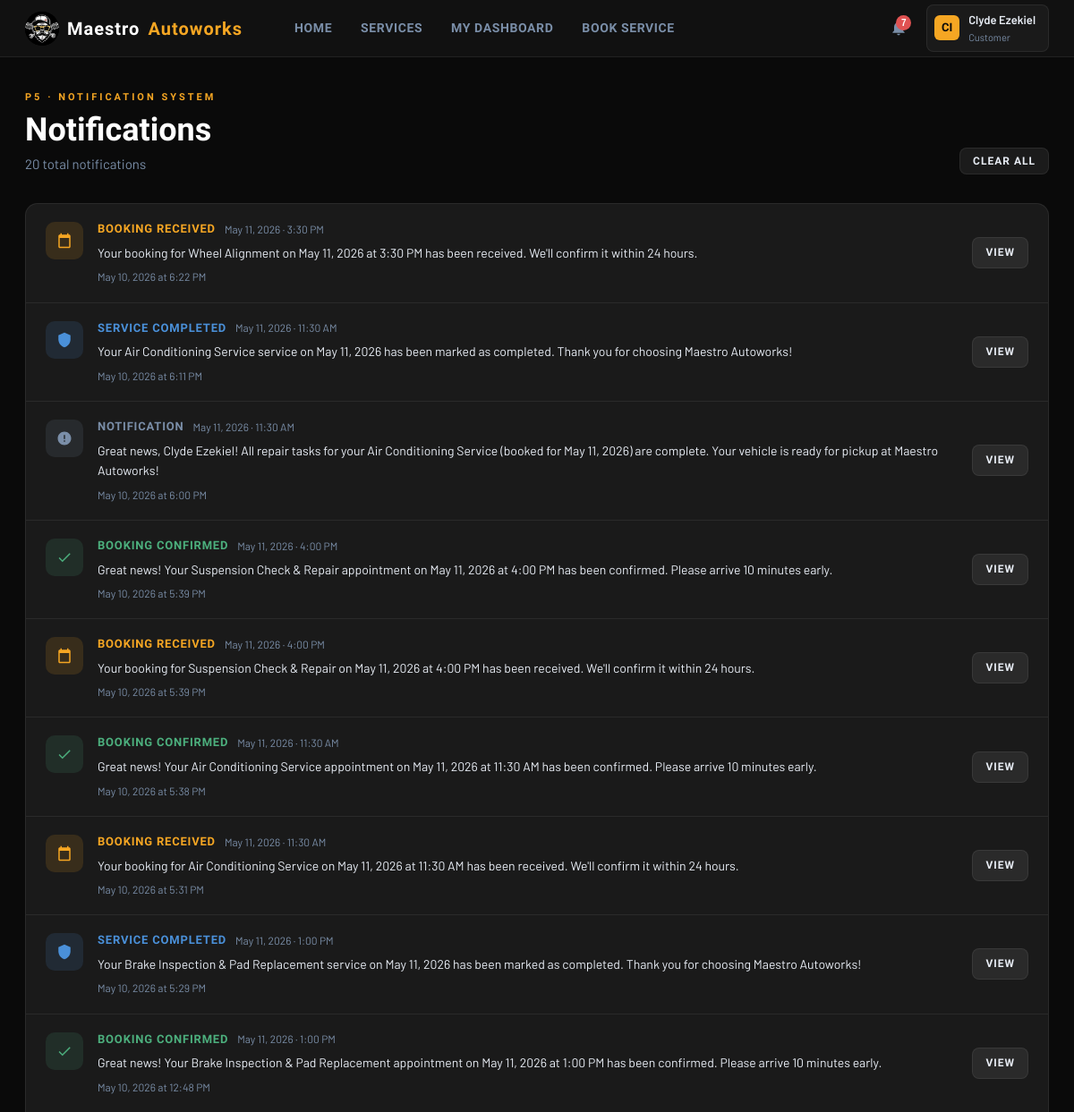
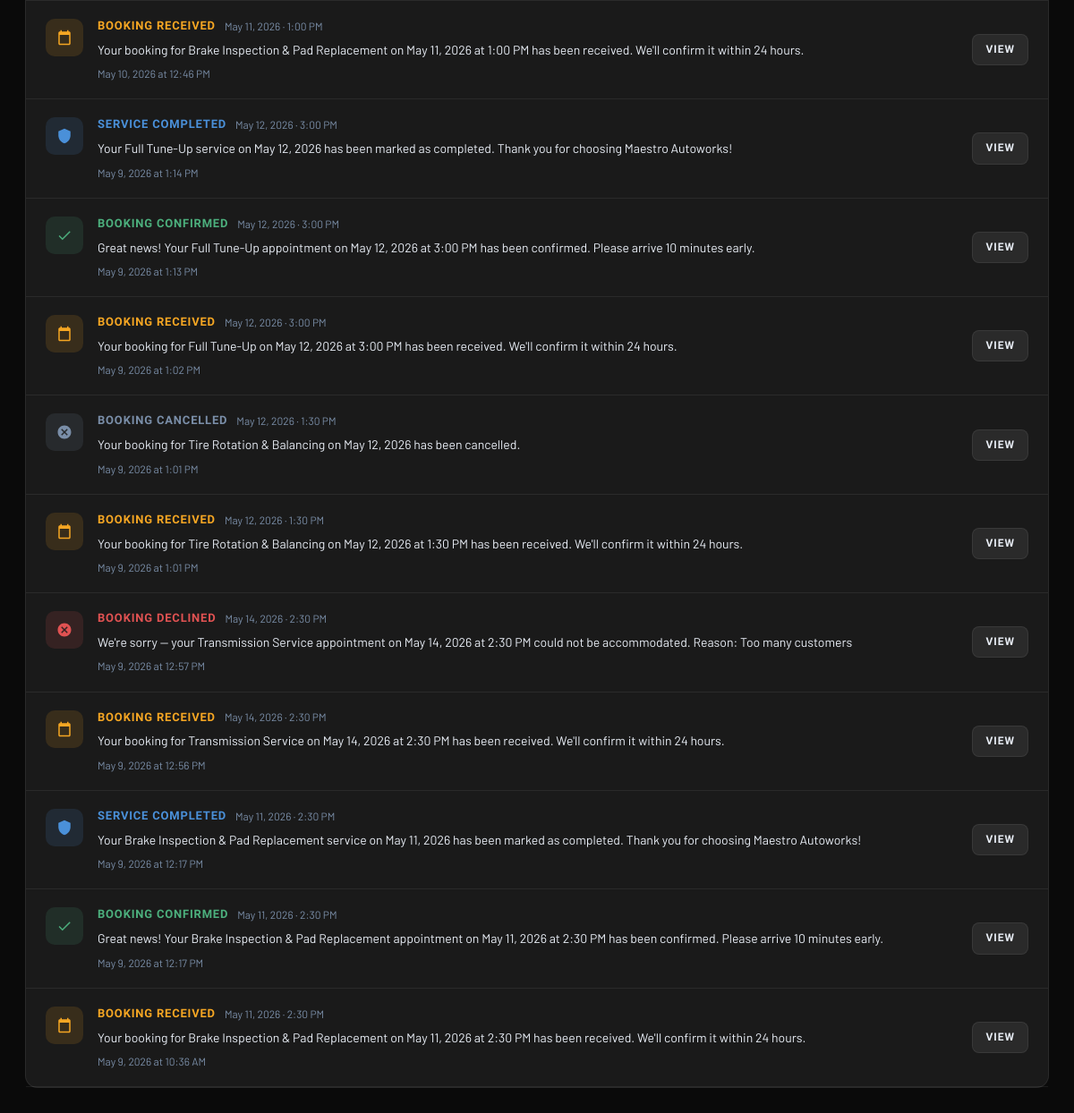
/notifications.php (signed in), run on the app's committed database (2 pictures, top to bottom).
### tables this page shows
CREATE TABLE `users` (
  `id` int(11) NOT NULL,
  `first_name` varchar(100) NOT NULL,
  `last_name` varchar(100) NOT NULL,
  `username` varchar(100) NOT NULL,
  `email` varchar(150) NOT NULL,
  `password` varchar(255) NOT NULL,
  `role` enum('customer','admin') NOT NULL DEFAULT 'customer',
  `phone` varchar(30) DEFAULT NULL,
  `created_at` timestamp NOT NULL DEFAULT current_timestamp()
);

CREATE TABLE `notifications` (
  `id` int(11) NOT NULL,
  `user_id` int(11) NOT NULL,
  `appt_id` int(11) DEFAULT NULL,
  `type` enum('booking_received','booking_confirmed','booking_declined','booking_completed','booking_cancelled','reminder','task_started','vehicle_ready') NOT NULL,
  `message` text NOT NULL,
  `is_read` tinyint(1) NOT NULL DEFAULT 0,
  `created_at` timestamp NOT NULL DEFAULT current_timestamp()
);

CREATE TABLE `appointments` (
  `id` int(11) NOT NULL,
  `user_id` int(11) NOT NULL,
  `service_id` int(11) NOT NULL,
  `vehicle_make` varchar(80) DEFAULT NULL,
  `vehicle_model` varchar(80) DEFAULT NULL,
  `vehicle_year` year(4) DEFAULT NULL,
  `plate_no` varchar(20) DEFAULT NULL,
  `appt_date` date NOT NULL,
  `appt_time` time NOT NULL,
  `notes` text DEFAULT NULL,
  `status` enum('pending','confirmed','declined','completed','cancelled') NOT NULL DEFAULT 'pending',
  `admin_notes` text DEFAULT NULL,
  `created_at` timestamp NOT NULL DEFAULT current_timestamp(),
  `updated_at` timestamp NOT NULL DEFAULT current_timestamp() ON UPDATE current_timestamp()
);

### notifications.php (the view, shortened to what this page needs)
<?php
require 'db.php';
require 'partials/header.php';
$pdo->prepare("UPDATE notifications SET is_read = 1 WHERE user_id = ?")
    ->execute([$me['id']]);
$page    = max(1, (int)($_GET['page'] ?? 1));
$perPage = 20;
$offset  = ($page - 1) * $perPage;
$countStmt = $pdo->prepare("SELECT COUNT(*) FROM notifications WHERE user_id = ?");
$countStmt->execute([$me['id']]);
$total = (int)$countStmt->fetchColumn();
$notifStmt = $pdo->prepare("
    SELECT n.*, a.appt_date, a.appt_time, s.name AS service_name
    FROM notifications n
    LEFT JOIN appointments a ON a.id = n.appt_id
    LEFT JOIN services     s ON s.id = a.service_id
    WHERE n.user_id = :user_id
    ORDER BY n.created_at DESC
    LIMIT :limit OFFSET :offset
");
$notifStmt->bindValue(':user_id', $me['id'], PDO::PARAM_INT);
$notifStmt->bindValue(':limit', (int)$perPage, PDO::PARAM_INT);
$notifStmt->bindValue(':offset', (int)$offset, PDO::PARAM_INT);
$notifStmt->execute();
$notifs = $notifStmt->fetchAll();
function notifStyle(string $type): array {
    return match($type) {
        'booking_received'  => ['#F5A623', 'M19 3h-1V1h-2v2H8V1H6v2H5c-1.1 0-2 .9-2 2v16c0 1.1.9 2 2 2h14c1.1 0 2-.9 2-2V5c0-1.1-.9-2-2-2zm0 18H5V8h14v13z'],
        'booking_confirmed' => ['#4CAF7D', 'M9 16.17L4.83 12l-1.42 1.41L9 19 21 7l-1.41-1.41z'],
        'booking_declined'  => ['#E05252', 'M12 2C6.47 2 2 6.47 2 12s4.47 10 10 10 10-4.47 10-10S17.53 2 12 2zm5 13.59L15.59 17 12 13.41 8.41 17 7 15.59 10.59 12 7 8.41 8.41 7 12 10.59 15.59 7 17 8.41 13.41 12 17 15.59z'],
        'booking_completed' => ['#4A90D9', 'M12 1L3 5v6c0 5.55 3.84 10.74 9 12 5.16-1.26 9-6.45 9-12V5l-9-4z'],
        'booking_cancelled' => ['#7A8EA8', 'M12 2C6.47 2 2 6.47 2 12s4.47 10 10 10 10-4.47 10-10S17.53 2 12 2zm5 13.59L15.59 17 12 13.41 8.41 17 7 15.59 10.59 12 7 8.41 8.41 7 12 10.59 15.59 7 17 8.41 13.41 12 17 15.59z'],
        'reminder'          => ['#F5A623', 'M12 22c1.1 0 2-.9 2-2h-4c0 1.1.9 2 2 2zm6-6V11c0-3.07-1.64-5.64-4.5-6.32V4c0-.83-.67-1.5-1.5-1.5s-1.5.67-1.5 1.5v.68C7.63 5.36 6 7.92 6 11v5l-2 2v1h16v-1l-2-2z'],
        default             => ['#7A8EA8', 'M12 2C6.48 2 2 6.48 2 12s4.48 10 10 10 10-4.48 10-10S17.52 2 12 2zm1 15h-2v-2h2v2zm0-4h-2V7h2v6z'],
    };
}
function notifLabel(string $type): string {
    return match($type) {
        'booking_received'  => 'Booking Received',
        'booking_confirmed' => 'Booking Confirmed',
        'booking_declined'  => 'Booking Declined',
        'booking_completed' => 'Service Completed',
        'booking_cancelled' => 'Booking Cancelled',
        'reminder'          => 'Reminder',
        default             => 'Notification',
    };
}
?>
<main class="page-shell">
    <div class="page-header" style="display:flex;align-items:flex-end;justify-content:space-between;flex-wrap:wrap;gap:16px;">
        <div>
            <div class="page-label">P5 · Notification System</div>
            <div class="page-title">Notifications</div>
            <div class="page-sub"><?= $total ?> total notification<?= $total!=1?'s':'' ?></div>
        </div>
        <?php if ($total > 0): ?>
            <form method="POST" action="clear_notifications.php">
                <button type="submit" class="btn btn-secondary btn-sm"
                    onclick="return confirm('Clear all notifications?')">
                    Clear All
                </button>
            </form>
        <?php endif; ?>
    </div>
    <?php if (empty($notifs)): ?>
        <div class="card">
            <div class="empty-state">
                <svg viewBox="0 0 24 24"><path d="M12 22c1.1 0 2-.9 2-2h-4c0 1.1.9 2 2 2zm6-6V11c0-3.07-1.64-5.64-4.5-6.32V4c0-.83-.67-1.5-1.5-1.5s-1.5.67-1.5 1.5v.68C7.63 5.36 6 7.92 6 11v5l-2 2v1h16v-1l-2-2z"/></svg>
                <p>You're all caught up — no notifications yet.</p>
            </div>
        </div>
    <?php else: ?>
        <div class="card" style="padding:0;">
            <?php foreach ($notifs as $n):
                [$color, $iconPath] = notifStyle($n['type']);
            ?>
            <div style="display:flex;gap:16px;padding:18px 22px;
                border-bottom:1px solid var(--border-sub);
                transition:background .15s;"
                onmouseover="this.style.background='rgba(255,255,255,0.02)'"
                onmouseout="this.style.background=''">
                <div style="flex-shrink:0;width:42px;height:42px;border-radius:10px;
                    background:<?= $color ?>22;
                    display:flex;align-items:center;justify-content:center;margin-top:2px;">
                    <svg viewBox="0 0 24 24" style="width:18px;height:18px;fill:<?= $color ?>;">
                        <path d="<?= $iconPath ?>"/>
                    </svg>
                </div>
                <div style="flex:1;min-width:0;">
                    <div style="display:flex;align-items:center;gap:10px;margin-bottom:5px;flex-wrap:wrap;">
                        <span style="font-family:'Barlow Condensed',sans-serif;font-size:13px;
                            font-weight:700;letter-spacing:.8px;text-transform:uppercase;color:<?= $color ?>;">
                            <?= notifLabel($n['type']) ?>
                        </span>
                        <?php if ($n['appt_date']): ?>
                            <span style="font-size:12px;color:var(--muted);">
                                <?= date('M j, Y', strtotime($n['appt_date'])) ?>
                                <?= $n['appt_time'] ? '· '.date('g:i A', strtotime($n['appt_time'])) : '' ?>
                            </span>
                        <?php endif; ?>
                    </div>
                    <div style="font-size:14px;color:var(--text);line-height:1.6;">
                        <?= htmlspecialchars($n['message']) ?>
                    </div>
                    <div style="font-size:12px;color:var(--muted);margin-top:6px;">
                        <?= date('F j, Y \a\t g:i A', strtotime($n['created_at'])) ?>
                    </div>
                </div>
                <?php if ($n['appt_id']): ?>
                <div style="flex-shrink:0;align-self:center;">
                    <a href="<?= $me['role']==='admin' ? 'admin_appointments.php' : 'dashboard.php' ?>"
                       class="btn btn-secondary btn-sm">View</a>
                </div>
                <?php endif; ?>
            </div>
            <?php endforeach; ?>
        </div>
    <?php endif; ?>
</main>
<?php require 'partials/footer.php'; ?>

### partials/header.php (shortened to what this page needs)
<?php
$currentUser = $pdo->prepare("SELECT id, first_name, last_name, username, role FROM users WHERE id = ?");
$currentUser->execute([$_SESSION['user_id']]);
$me = $currentUser->fetch();
$unreadStmt = $pdo->prepare("SELECT COUNT(*) FROM notifications WHERE user_id = ? AND is_read = 0");
$unreadStmt->execute([$me['id']]);
$unreadCount = (int)$unreadStmt->fetchColumn();
$initials = strtoupper(substr($me['first_name'],0,1) . substr($me['last_name'],0,1));
$isAdmin  = ($me['role'] === 'admin');
$currentPage = basename($_SERVER['PHP_SELF'], '.php');
?>
<!DOCTYPE html>
<html lang="en">
<head>
    <link rel="stylesheet" href="app.css">
</head>
<body>
<div class="app-body">
<header class="topbar">
    <a href="<?= $isAdmin ? 'admin_dashboard.php' : 'dashboard.php' ?>" class="topbar-logo">
        <div class="logo-badge">
            <img src="logo.png" alt="Maestro Autoworks Logo">
        </div>
        Maestro<span style="color:var(--yellow)">Autoworks</span>
    </a>
    <nav class="topbar-nav">
        <?php if ($isAdmin): ?>
            <a href="admin_dashboard.php"    class="<?= $currentPage==='admin_dashboard'    ?'active':'' ?>">Dashboard</a>
            <a href="admin_appointments.php" class="<?= $currentPage==='admin_appointments' ?'active':'' ?>">Appointments</a>
            <a href="admin_services.php"     class="<?= $currentPage==='admin_services'     ?'active':'' ?>">Services</a>
            <a href="admin_reports.php"      class="<?= $currentPage==='admin_reports'      ?'active':'' ?>">Reports</a>
            <a href="admin_pms.php"          class="<?= $currentPage==='admin_pms'          ?'active':'' ?>">Repair Tracker</a>
        <?php else: ?>
            <a href="home.php"      class="<?= $currentPage==='home'      ?'active':'' ?>">Home</a>
            <a href="services.php"  class="<?= $currentPage==='services'  ?'active':'' ?>">Services</a>
            <a href="dashboard.php" class="<?= $currentPage==='dashboard' ?'active':'' ?>">My Dashboard</a>
            <a href="book.php"      class="<?= $currentPage==='book'      ?'active':'' ?>">Book Service</a>
        <?php endif; ?>
    </nav>
    <div class="topbar-right">
        <div style="position:relative;">
            <button class="notif-btn" id="notifBtn" aria-label="Notifications">
                <?php if ($unreadCount > 0): ?>
                    <span class="notif-badge"><?= $unreadCount > 9 ? '9+' : $unreadCount ?></span>
                <?php endif; ?>
            </button>
        </div>
        <div style="position:relative;">
            <div class="user-chip" id="userChip">
                <div class="user-avatar"><?= $initials ?></div>
                <div>
                    <div class="user-name"><?= htmlspecialchars($me['first_name']) ?></div>
                    <div class="user-role"><?= ucfirst($me['role']) ?></div>
                </div>
            </div>
        </div>
    </div>
</header>

### app.css (style rules this page uses)
*, *::before, *::after { box-sizing: border-box; margin: 0; padding: 0; }
:root { --yellow: #F5A623; --yellow-dk: #D4891A; --yellow-lt: rgba(245,166,35,0.12); --navy: #0a0a0a; --black: #0a0a0a; --black-mid: #111111; --black-card: #1a1a1a; --black-input:#2a2a2a; --black-ele: #222222; --navy-mid: #111111; --navy-card: #1a1a1a; --navy-input: #2a2a2a; --border: rgba(245,166,35,0.22); --border-sub: rgba(255,255,255,0.07); --text: #E8EDF5; --muted: #7A8EA8; --white: #ffffff; --danger: #E05252; --danger-lt: rgba(224,82,82,0.12); --success: #4CAF7D; --success-lt: rgba(76,175,125,0.12); --warning: #F5A623; --info: #4A90D9; --info-lt: rgba(74,144,217,0.12); --sidebar-w: 260px; --topbar-h: 64px; }
html, body { min-height: 100%; font-family: 'Barlow', sans-serif; background: var(--black); color: var(--text); font-size: 15px; line-height: 1.6; }
a { color: var(--yellow); text-decoration: none; }
.topbar { position: fixed; top: 0; left: 0; right: 0; z-index: 100; height: var(--topbar-h); background: var(--black-mid); border-bottom: 1px solid var(--border-sub); display: flex; align-items: center; padding: 0 28px; gap: 20px; }
.topbar-logo { font-family: 'Barlow Condensed', sans-serif; font-size: 20px; font-weight: 800; letter-spacing: 1px; color: var(--white); display: flex; align-items: center; gap: 9px; text-decoration: none; white-space: nowrap; }
.topbar-logo .logo-badge { width: 38px; height: 38px; display: flex; align-items: center; justify-content: center; overflow: hidden; border-radius: 50%; background: #000; flex-shrink: 0; }
.topbar-logo .logo-badge img { width: 38px; height: 38px; object-fit: cover; display: block; }
.topbar-nav { display: flex; align-items: center; gap: 4px; margin-left: 24px; flex: 1; }
.topbar-nav a { font-family: 'Barlow Condensed', sans-serif; font-size: 14px; font-weight: 600; letter-spacing: .6px; text-transform: uppercase; color: var(--muted); padding: 6px 14px; border-radius: 6px; transition: color .2s, background .2s; text-decoration: none; }
.topbar-right { margin-left: auto; display: flex; align-items: center; gap: 12px; }
.notif-btn { position: relative; background: none; border: none; cursor: pointer; width: 38px; height: 38px; border-radius: 8px; display: flex; align-items: center; justify-content: center; color: var(--muted); transition: background .2s, color .2s; }
.notif-badge { position: absolute; top: 5px; right: 5px; width: 17px; height: 17px; border-radius: 50%; background: var(--danger); color: #fff; font-size: 10px; font-weight: 700; line-height: 17px; text-align: center; }
.user-chip { display: flex; align-items: center; gap: 10px; background: var(--black-card); border: 1px solid var(--border-sub); border-radius: 8px; padding: 6px 14px 6px 8px; cursor: pointer; transition: border-color .2s; }
.user-avatar { width: 28px; height: 28px; border-radius: 6px; background: var(--yellow); color: var(--black); font-family: 'Barlow Condensed', sans-serif; font-weight: 800; font-size: 13px; display: flex; align-items: center; justify-content: center; }
.user-name { font-size: 13px; font-weight: 600; color: var(--text); }
.user-role { font-size: 11px; color: var(--muted); }
.app-body { padding-top: var(--topbar-h); min-height: 100vh; }
.page-shell { max-width: 1280px; margin: 0 auto; padding: 36px 28px 60px; }
.page-header { margin-bottom: 32px; }
.page-label { font-family: 'Barlow Condensed', sans-serif; font-size: 11px; font-weight: 700; letter-spacing: 3px; text-transform: uppercase; color: var(--yellow); margin-bottom: 8px; }
.page-title { font-family: 'Barlow Condensed', sans-serif; font-size: clamp(2rem, 3vw, 2.8rem); font-weight: 800; color: var(--white); line-height: 1.1; }
.page-sub { font-size: 15px; color: var(--muted); margin-top: 6px; }
.card { background: var(--black-card); border: 1px solid var(--border-sub); border-radius: 14px; padding: 28px; }
.btn { display: inline-flex; align-items: center; gap: 8px; font-family: 'Barlow Condensed', sans-serif; font-size: 14px; font-weight: 700; letter-spacing: 1px; text-transform: uppercase; border: none; border-radius: 8px; padding: 10px 20px; cursor: pointer; text-decoration: none; transition: background .2s, transform .15s, box-shadow .2s; }
.btn-secondary { background: rgba(255,255,255,0.07); color: var(--text); border: 1px solid var(--border-sub); }
.btn-sm { padding: 7px 14px; font-size: 12px; }

### data on the page
users: initials "CI", first_name "Clyde Ezekiel", role "Customer"
notifications: type "BOOKING RECEIVED", appt.appt_date "May 11, 2026", appt.appt_time "3:30 PM", message "Your booking for Wheel Alignment on May 11, 2026 at 3:30 PM has been received. We'll confirm it within 24 hours.", created_at "May 10, 2026 at 6:22 PM", shows "VIEW"
notifications: type "SERVICE COMPLETED", appt.appt_date "May 11, 2026", appt.appt_time "11:30 AM", message "Your Air Conditioning Service service on May 11, 2026 has been marked as completed. Thank you for choosing Maestro Autoworks!", created_at "May 10, 2026 at 6:11 PM", shows "VIEW"
notifications: type "NOTIFICATION", appt.appt_date "May 11, 2026", appt.appt_time "11:30 AM", message "Great news, Clyde Ezekiel! All repair tasks for your Air Conditioning Service (booked for May 11, 2026) are complete. Your vehicle is ready for pickup at Maestro Autoworks!", created_at "May 10, 2026 at 6:00 PM", shows "VIEW"
notifications: type "BOOKING CONFIRMED", appt.appt_date "May 11, 2026", appt.appt_time "4:00 PM", message "Great news! Your Suspension Check & Repair appointment on May 11, 2026 at 4:00 PM has been confirmed. Please arrive 10 minutes early.", created_at "May 10, 2026 at 5:39 PM", shows "VIEW"
notifications: type "BOOKING RECEIVED", appt.appt_date "May 11, 2026", appt.appt_time "4:00 PM", message "Your booking for Suspension Check & Repair on May 11, 2026 at 4:00 PM has been received. We'll confirm it within 24 hours.", created_at "May 10, 2026 at 5:39 PM", shows "VIEW"
notifications: type "BOOKING CONFIRMED", appt.appt_date "May 11, 2026", appt.appt_time "11:30 AM", message "Great news! Your Air Conditioning Service appointment on May 11, 2026 at 11:30 AM has been confirmed. Please arrive 10 minutes early.", created_at "May 10, 2026 at 5:38 PM", shows "VIEW"
notifications: type "BOOKING RECEIVED", appt.appt_date "May 11, 2026", appt.appt_time "11:30 AM", message "Your booking for Air Conditioning Service on May 11, 2026 at 11:30 AM has been received. We'll confirm it within 24 hours.", created_at "May 10, 2026 at 5:31 PM", shows "VIEW"
notifications: type "SERVICE COMPLETED", appt.appt_date "May 11, 2026", appt.appt_time "1:00 PM", message "Your Brake Inspection & Pad Replacement service on May 11, 2026 has been marked as completed. Thank you for choosing Maestro Autoworks!", created_at "May 10, 2026 at 5:29 PM", shows "VIEW"
notifications: type "BOOKING CONFIRMED", appt.appt_date "May 11, 2026", appt.appt_time "1:00 PM", message "Great news! Your Brake Inspection & Pad Replacement appointment on May 11, 2026 at 1:00 PM has been confirmed. Please arrive 10 minutes early.", created_at "May 10, 2026 at 12:48 PM", shows "VIEW"
notifications: type "BOOKING RECEIVED", appt.appt_date "May 11, 2026", appt.appt_time "1:00 PM", message "Your booking for Brake Inspection & Pad Replacement on May 11, 2026 at 1:00 PM has been received. We'll confirm it within 24 hours.", created_at "May 10, 2026 at 12:46 PM", shows "VIEW"
notifications: type "SERVICE COMPLETED", appt.appt_date "May 12, 2026", appt.appt_time "3:00 PM", message "Your Full Tune-Up service on May 12, 2026 has been marked as completed. Thank you for choosing Maestro Autoworks!", created_at "May 9, 2026 at 1:14 PM", shows "VIEW"
notifications: type "BOOKING CONFIRMED", appt.appt_date "May 12, 2026", appt.appt_time "3:00 PM", message "Great news! Your Full Tune-Up appointment on May 12, 2026 at 3:00 PM has been confirmed. Please arrive 10 minutes early.", created_at "May 9, 2026 at 1:13 PM", shows "VIEW"
notifications: type "BOOKING RECEIVED", appt.appt_date "May 12, 2026", appt.appt_time "3:00 PM", message "Your booking for Full Tune-Up on May 12, 2026 at 3:00 PM has been received. We'll confirm it within 24 hours.", created_at "May 9, 2026 at 1:02 PM", shows "VIEW"
notifications: type "BOOKING CANCELLED", appt.appt_date "May 12, 2026", appt.appt_time "1:30 PM", message "Your booking for Tire Rotation & Balancing on May 12, 2026 has been cancelled.", created_at "May 9, 2026 at 1:01 PM", shows "VIEW"
notifications: type "BOOKING RECEIVED", appt.appt_date "May 12, 2026", appt.appt_time "1:30 PM", message "Your booking for Tire Rotation & Balancing on May 12, 2026 at 1:30 PM has been received. We'll confirm it within 24 hours.", created_at "May 9, 2026 at 1:01 PM", shows "VIEW"
notifications: type "BOOKING DECLINED", appt.appt_date "May 14, 2026", appt.appt_time "2:30 PM", message "We're sorry — your Transmission Service appointment on May 14, 2026 at 2:30 PM could not be accommodated. Reason: Too many customers", created_at "May 9, 2026 at 12:57 PM", shows "VIEW"
notifications: type "BOOKING RECEIVED", appt.appt_date "May 14, 2026", appt.appt_time "2:30 PM", message "Your booking for Transmission Service on May 14, 2026 at 2:30 PM has been received. We'll confirm it within 24 hours.", created_at "May 9, 2026 at 12:56 PM", shows "VIEW"
notifications: type "SERVICE COMPLETED", appt.appt_date "May 11, 2026", appt.appt_time "2:30 PM", message "Your Brake Inspection & Pad Replacement service on May 11, 2026 has been marked as completed. Thank you for choosing Maestro Autoworks!", created_at "May 9, 2026 at 12:17 PM", shows "VIEW"
notifications: type "BOOKING CONFIRMED", appt.appt_date "May 11, 2026", appt.appt_time "2:30 PM", message "Great news! Your Brake Inspection & Pad Replacement appointment on May 11, 2026 at 2:30 PM has been confirmed. Please arrive 10 minutes early.", created_at "May 9, 2026 at 12:17 PM", shows "VIEW"
notifications: type "BOOKING RECEIVED", appt.appt_date "May 11, 2026", appt.appt_time "2:30 PM", message "Your booking for Brake Inspection & Pad Replacement on May 11, 2026 at 2:30 PM has been received. We'll confirm it within 24 hours.", created_at "May 9, 2026 at 10:36 AM", shows "VIEW"

### other printed values
$unreadCount "7"
$total "20"
